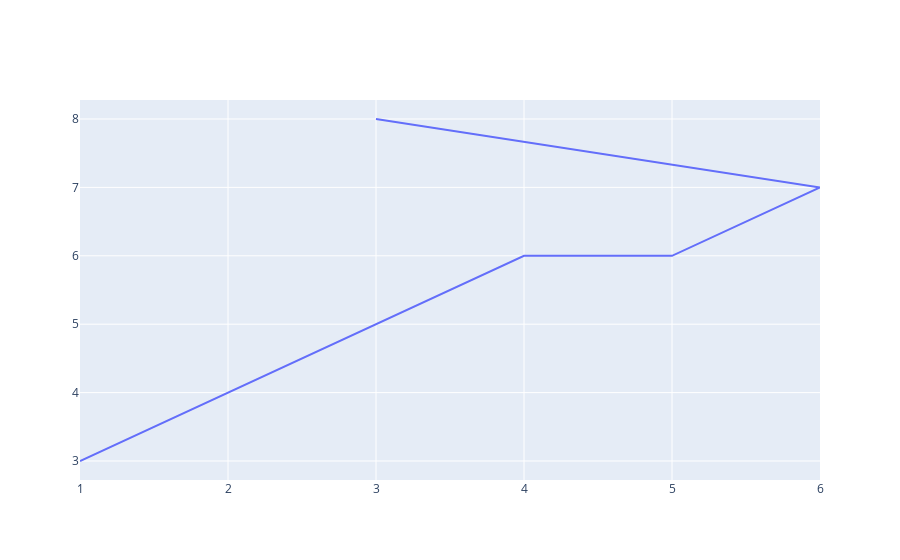

Notebook cell for this chart:
### Code cell
fig = go.Figure()
fig.add_trace(go.Scatter(x=[1,2,3,4,5,6,3],y=[3,4,5,6,6,7,8],mode='lines'))

### Figure 1 — Plotly figure (JSON) as saved in the notebook; plotly's stock layout.template omitted (floating-point values rounded to 4 significant figures)
{"data": [{"mode": "lines", "type": "scatter", "x": [1, 2, 3, 4, 5, 6, 3], "y": [3, 4, 5, 6, 6, 7, 8]}], "layout": {}}
